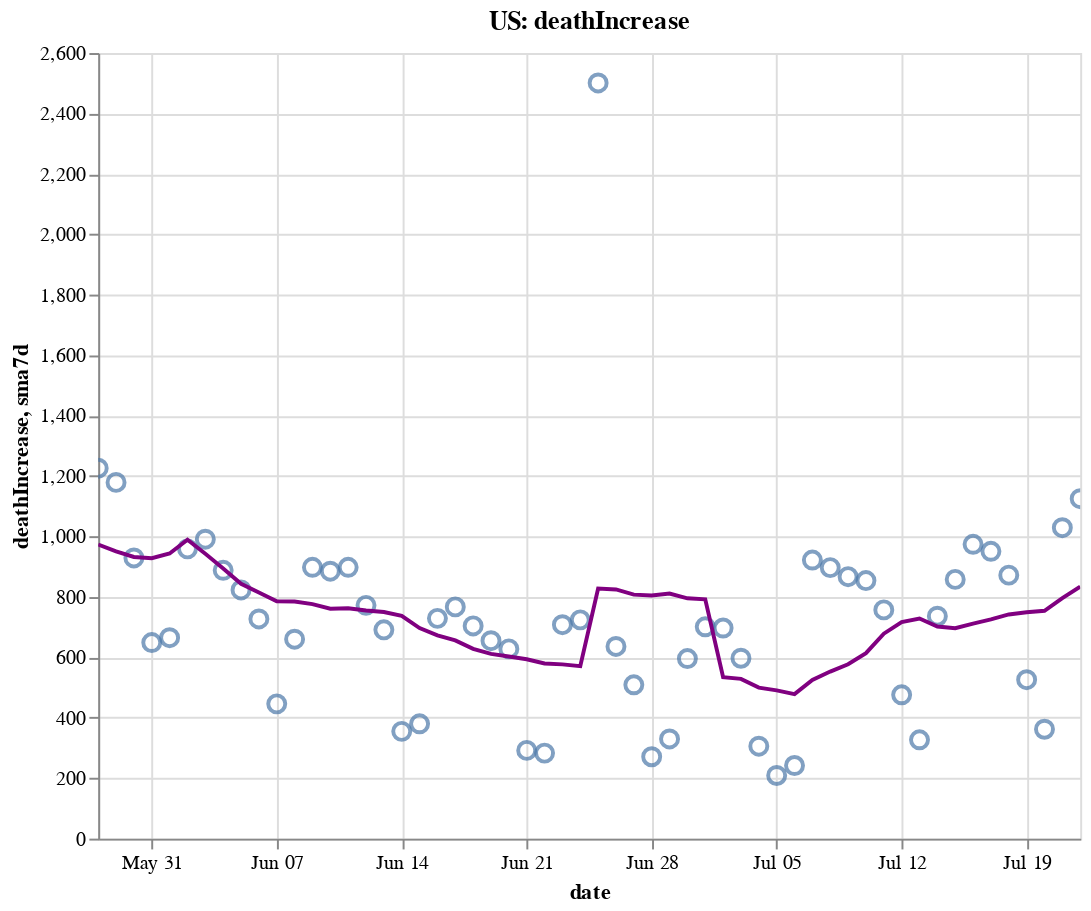

Notebook source saved alongside this figure:
### Code cell
create_plot(us, 'deathIncrease')

### Figure 1 — Vega-Lite specification as saved in the notebook (floating-point values rounded to 4 significant figures)
{"config": {"view": {"continuousWidth": 400, "continuousHeight": 300}}, "layer": [{"layer": [{"mark": {"type": "point", "size": 75}, "encoding": {"tooltip": [{"type": "temporal", "field": "date"}, {"type": "quantitative", "field": "deathIncrease"}, {"type": "quantitative", "field": "sma7d"}], "x": {"type": "temporal", "field": "date"}, "y": {"type": "quantitative", "field": "deathIncrease"}}, "selection": {"selector006": {"type": "interval", "bind": "scales", "encodings": ["x", "y"]}}}, {"mark": {"type": "line", "color": "purple"}, "encoding": {"x": {"type": "temporal", "field": "date"}, "y": {"type": "quantitative", "field": "sma7d"}}}]}, {"mark": {"type": "rule", "color": "#aaa"}, "encoding": {"x": {"type": "temporal", "field": "date"}}, "transform": [{"filter": {"selection": "selector005"}}]}, {"mark": "circle", "encoding": {"opacity": {"condition": {"value": 1, "selection": "selector005"}, "value": 0}, "tooltip": [{"type": "temporal", "field": "date"}, {"type": "quantitative", "field": "deathIncrease"}, {"type": "quantitative", "field": "sma7d"}], "x": {"type": "temporal", "field": "date"}, "y": {"type": "quantitative", "field": "deathIncrease"}}, "selection": {"selector005": {"type": "single", "encodings": ["x"], "on": "mouseover", "nearest": true, "empty": "none"}}}, {"mark": {"type": "text", "align": "left", "dx": 5, "dy": -5, "stroke": "white", "strokeWidth": 2}, "encoding": {"text": {"type": "quantitative", "field": "deathIncrease"}, "tooltip": [{"type": "temporal", "field": "date"}, {"type": "quantitative", "field": "deathIncrease"}, {"type": "quantitative", "field": "sma7d"}], "x": {"type": "temporal", "field": "date"}, "y": {"type": "quantitative", "field": "deathIncrease"}}, "transform": [{"filter": {"selection": "selector005"}}]}, {"mark": {"type": "text", "align": "left", "dx": 5, "dy": -5}, "encoding": {"text": {"type": "quantitative", "field": "deathIncrease"}, "tooltip": [{"type": "temporal", "field": "date"}, {"type": "quantitative", "field": "deathIncrease"}, {"type": "quantitative", "field": "sma7d"}], "x": {"type": "temporal", "field": "date"}, "y": {"type": "quantitative", "field": "deathIncrease"}}, "transform": [{"filter": {"selection": "selector005"}}]}], "data": {"name": "data-a0aa48ff8c6ab7965caa240583ff6b3d"}, "height": 400, "title": "US: deathIncrease", "width": 500, "$schema": "https://vega.github.io/schema/vega-lite/v4.8.1.json", "datasets": {"data-a0aa48ff8c6ab7965caa240583ff6b3d": [{"date": "2020-05-28T00:00:00", "totalTestResultsIncrease": 434500.0, "positiveIncrease": 22600.0, "death": 96020.0, "deathIncrease": 1226.0, "positiveRate": 0.052, "state": "US", "sma7d": 973.1}, {"date": "2020-05-29T00:00:00", "totalTestResultsIncrease": 487200.0, "positiveIncrease": 23520.0, "death": 97200.0, "deathIncrease": 1179.0, "positiveRate": 0.048, "state": "US", "sma7d": 950.9}, {"date": "2020-05-30T00:00:00", "totalTestResultsIncrease": 425800.0, "positiveIncrease": 23760.0, "death": 98130.0, "deathIncrease": 929.0, "positiveRate": 0.056, "state": "US", "sma7d": 932.1}, {"date": "2020-05-31T00:00:00", "totalTestResultsIncrease": 396200.0, "positiveIncrease": 21640.0, "death": 98780.0, "deathIncrease": 649.0, "positiveRate": 0.055, "state": "US", "sma7d": 928.0}, {"date": "2020-06-01T00:00:00", "totalTestResultsIncrease": 412300.0, "positiveIncrease": 20420.0, "death": 99450.0, "deathIncrease": 665.0, "positiveRate": 0.05, "state": "US", "sma7d": 943.7}, {"date": "2020-06-02T00:00:00", "totalTestResultsIncrease": 418600.0, "positiveIncrease": 19980.0, "death": 100400.0, "deathIncrease": 959.0, "positiveRate": 0.048, "state": "US", "sma7d": 989.3}, {"date": "2020-06-03T00:00:00", "totalTestResultsIncrease": 466700.0, "positiveIncrease": 20310.0, "death": 101400.0, "deathIncrease": 991.0, "positiveRate": 0.044, "state": "US", "sma7d": 942.6}, {"date": "2020-06-04T00:00:00", "totalTestResultsIncrease": 461000.0, "positiveIncrease": 20840.0, "death": 102300.0, "deathIncrease": 888.0, "positiveRate": 0.045, "state": "US", "sma7d": 894.3}, {"date": "2020-06-05T00:00:00", "totalTestResultsIncrease": 506300.0, "positiveIncrease": 23350.0, "death": 103100.0, "deathIncrease": 823.0, "positiveRate": 0.046, "state": "US", "sma7d": 843.4}, {"date": "2020-06-06T00:00:00", "totalTestResultsIncrease": 520300.0, "positiveIncrease": 23110.0, "death": 103800.0, "deathIncrease": 727.0, "positiveRate": 0.044, "state": "US", "sma7d": 814.6}, {"date": "2020-06-07T00:00:00", "totalTestResultsIncrease": 445900.0, "positiveIncrease": 18820.0, "death": 104300.0, "deathIncrease": 446.0, "positiveRate": 0.042, "state": "US", "sma7d": 785.6}, {"date": "2020-06-08T00:00:00", "totalTestResultsIncrease": 395100.0, "positiveIncrease": 17010.0, "death": 104900.0, "deathIncrease": 660.0, "positiveRate": 0.043, "state": "US", "sma7d": 784.9}, {"date": "2020-06-09T00:00:00", "totalTestResultsIncrease": 419700.0, "positiveIncrease": 17180.0, "death": 105800.0, "deathIncrease": 898.0, "positiveRate": 0.041, "state": "US", "sma7d": 776.1}, {"date": "2020-06-10T00:00:00", "totalTestResultsIncrease": 429000.0, "positiveIncrease": 20800.0, "death": 106700.0, "deathIncrease": 885.0, "positiveRate": 0.048, "state": "US", "sma7d": 761.0}, {"date": "2020-06-11T00:00:00", "totalTestResultsIncrease": 459500.0, "positiveIncrease": 22030.0, "death": 107600.0, "deathIncrease": 898.0, "positiveRate": 0.048, "state": "US", "sma7d": 762.4}, {"date": "2020-06-12T00:00:00", "totalTestResultsIncrease": 623100.0, "positiveIncrease": 23480.0, "death": 108400.0, "deathIncrease": 772.0, "positiveRate": 0.038, "state": "US", "sma7d": 755.1}, {"date": "2020-06-13T00:00:00", "totalTestResultsIncrease": 496400.0, "positiveIncrease": 25340.0, "death": 109100.0, "deathIncrease": 691.0, "positiveRate": 0.051, "state": "US", "sma7d": 750.0}, {"date": "2020-06-14T00:00:00", "totalTestResultsIncrease": 485200.0, "positiveIncrease": 21370.0, "death": 109400.0, "deathIncrease": 355.0, "positiveRate": 0.044, "state": "US", "sma7d": 737.0}, {"date": "2020-06-15T00:00:00", "totalTestResultsIncrease": 432800.0, "positiveIncrease": 18510.0, "death": 109800.0, "deathIncrease": 380.0, "positiveRate": 0.043, "state": "US", "sma7d": 697.0}, {"date": "2020-06-16T00:00:00", "totalTestResultsIncrease": 464500.0, "positiveIncrease": 23440.0, "death": 110500.0, "deathIncrease": 729.0, "positiveRate": 0.05, "state": "US", "sma7d": 672.9}, {"date": "2020-06-17T00:00:00", "totalTestResultsIncrease": 485300.0, "positiveIncrease": 23870.0, "death": 111300.0, "deathIncrease": 767.0, "positiveRate": 0.049, "state": "US", "sma7d": 656.0}, {"date": "2020-06-18T00:00:00", "totalTestResultsIncrease": 516200.0, "positiveIncrease": 27530.0, "death": 112000.0, "deathIncrease": 704.0, "positiveRate": 0.053, "state": "US", "sma7d": 628.3}, {"date": "2020-06-19T00:00:00", "totalTestResultsIncrease": 574000.0, "positiveIncrease": 31050.0, "death": 112700.0, "deathIncrease": 655.0, "positiveRate": 0.054, "state": "US", "sma7d": 611.6}, {"date": "2020-06-20T00:00:00", "totalTestResultsIncrease": 559200.0, "positiveIncrease": 31990.0, "death": 113300.0, "deathIncrease": 628.0, "positiveRate": 0.057, "state": "US", "sma7d": 602.6}, {"date": "2020-06-21T00:00:00", "totalTestResultsIncrease": 511100.0, "positiveIncrease": 27280.0, "death": 113600.0, "deathIncrease": 292.0, "positiveRate": 0.053, "state": "US", "sma7d": 593.6}, {"date": "2020-06-22T00:00:00", "totalTestResultsIncrease": 466600.0, "positiveIncrease": 27020.0, "death": 113900.0, "deathIncrease": 283.0, "positiveRate": 0.058, "state": "US", "sma7d": 579.7}, {"date": "2020-06-23T00:00:00", "totalTestResultsIncrease": 491700.0, "positiveIncrease": 33020.0, "death": 114600.0, "deathIncrease": 708.0, "positiveRate": 0.067, "state": "US", "sma7d": 576.7}, {"date": "2020-06-24T00:00:00", "totalTestResultsIncrease": 519200.0, "positiveIncrease": 38680.0, "death": 115300.0, "deathIncrease": 724.0, "positiveRate": 0.075, "state": "US", "sma7d": 570.6}, {"date": "2020-06-25T00:00:00", "totalTestResultsIncrease": 637100.0, "positiveIncrease": 39070.0, "death": 117800.0, "deathIncrease": 2501.0, "positiveRate": 0.061, "state": "US", "sma7d": 827.3}, {"date": "2020-06-26T00:00:00", "totalTestResultsIncrease": 606700.0, "positiveIncrease": 44420.0, "death": 118400.0, "deathIncrease": 636.0, "positiveRate": 0.073, "state": "US", "sma7d": 824.6}, {"date": "2020-06-27T00:00:00", "totalTestResultsIncrease": 599400.0, "positiveIncrease": 43780.0, "death": 119000.0, "deathIncrease": 509.0, "positiveRate": 0.073, "state": "US", "sma7d": 807.6}, {"date": "2020-06-28T00:00:00", "totalTestResultsIncrease": 583900.0, "positiveIncrease": 41860.0, "death": 119200.0, "deathIncrease": 271.0, "positiveRate": 0.072, "state": "US", "sma7d": 804.6}, {"date": "2020-06-29T00:00:00", "totalTestResultsIncrease": 646800.0, "positiveIncrease": 39180.0, "death": 119600.0, "deathIncrease": 330.0, "positiveRate": 0.061, "state": "US", "sma7d": 811.3}, {"date": "2020-06-30T00:00:00", "totalTestResultsIncrease": 624100.0, "positiveIncrease": 47460.0, "death": 120200.0, "deathIncrease": 596.0, "positiveRate": 0.076, "state": "US", "sma7d": 795.3}, {"date": "2020-07-01T00:00:00", "totalTestResultsIncrease": 633300.0, "positiveIncrease": 50670.0, "death": 120900.0, "deathIncrease": 701.0, "positiveRate": 0.08, "state": "US", "sma7d": 792.0}, {"date": "2020-07-02T00:00:00", "totalTestResultsIncrease": 662300.0, "positiveIncrease": 53830.0, "death": 121600.0, "deathIncrease": 697.0, "positiveRate": 0.081, "state": "US", "sma7d": 534.3}, {"date": "2020-07-03T00:00:00", "totalTestResultsIncrease": 710900.0, "positiveIncrease": 54220.0, "death": 122100.0, "deathIncrease": 597.0, "positiveRate": 0.076, "state": "US", "sma7d": 528.7}, {"date": "2020-07-04T00:00:00", "totalTestResultsIncrease": 642200.0, "positiveIncrease": 54730.0, "death": 122500.0, "deathIncrease": 306.0, "positiveRate": 0.085, "state": "US", "sma7d": 499.7}, {"date": "2020-07-05T00:00:00", "totalTestResultsIncrease": 681400.0, "positiveIncrease": 45790.0, "death": 122700.0, "deathIncrease": 209.0, "positiveRate": 0.067, "state": "US", "sma7d": 490.9}, {"date": "2020-07-06T00:00:00", "totalTestResultsIncrease": 501200.0, "positiveIncrease": 41600.0, "death": 122900.0, "deathIncrease": 242.0, "positiveRate": 0.083, "state": "US", "sma7d": 478.3}, {"date": "2020-07-07T00:00:00", "totalTestResultsIncrease": 634800.0, "positiveIncrease": 51770.0, "death": 123800.0, "deathIncrease": 922.0, "positiveRate": 0.082, "state": "US", "sma7d": 524.9}, {"date": "2020-07-08T00:00:00", "totalTestResultsIncrease": 629100.0, "positiveIncrease": 62150.0, "death": 124700.0, "deathIncrease": 897.0, "positiveRate": 0.099, "state": "US", "sma7d": 552.9}, {"date": "2020-07-09T00:00:00", "totalTestResultsIncrease": 703000.0, "positiveIncrease": 58840.0, "death": 125600.0, "deathIncrease": 867.0, "positiveRate": 0.084, "state": "US", "sma7d": 577.1}, {"date": "2020-07-10T00:00:00", "totalTestResultsIncrease": 810800.0, "positiveIncrease": 66640.0, "death": 126400.0, "deathIncrease": 854.0, "positiveRate": 0.082, "state": "US", "sma7d": 613.9}, {"date": "2020-07-11T00:00:00", "totalTestResultsIncrease": 635400.0, "positiveIncrease": 63010.0, "death": 127200.0, "deathIncrease": 757.0, "positiveRate": 0.099, "state": "US", "sma7d": 678.3}, {"date": "2020-07-12T00:00:00", "totalTestResultsIncrease": 758300.0, "positiveIncrease": 60980.0, "death": 127700.0, "deathIncrease": 476.0, "positiveRate": 0.08, "state": "US", "sma7d": 716.4}, {"date": "2020-07-13T00:00:00", "totalTestResultsIncrease": 693600.0, "positiveIncrease": 58460.0, "death": 128000.0, "deathIncrease": 327.0, "positiveRate": 0.084, "state": "US", "sma7d": 728.6}, {"date": "2020-07-14T00:00:00", "totalTestResultsIncrease": 770000.0, "positiveIncrease": 62880.0, "death": 128700.0, "deathIncrease": 736.0, "positiveRate": 0.082, "state": "US", "sma7d": 702.0}, {"date": "2020-07-15T00:00:00", "totalTestResultsIncrease": 762000.0, "positiveIncrease": 65380.0, "death": 129600.0, "deathIncrease": 858.0, "positiveRate": 0.086, "state": "US", "sma7d": 696.4}, {"date": "2020-07-16T00:00:00", "totalTestResultsIncrease": 827600.0, "positiveIncrease": 70950.0, "death": 130600.0, "deathIncrease": 974.0, "positiveRate": 0.086, "state": "US", "sma7d": 711.7}, {"date": "2020-07-17T00:00:00", "totalTestResultsIncrease": 837400.0, "positiveIncrease": 77230.0, "death": 131500.0, "deathIncrease": 951.0, "positiveRate": 0.092, "state": "US", "sma7d": 725.6}, {"date": "2020-07-18T00:00:00", "totalTestResultsIncrease": 761600.0, "positiveIncrease": 65180.0, "death": 132400.0, "deathIncrease": 872.0, "positiveRate": 0.086, "state": "US", "sma7d": 742.0}, {"date": "2020-07-19T00:00:00", "totalTestResultsIncrease": 798500.0, "positiveIncrease": 64880.0, "death": 132900.0, "deathIncrease": 526.0, "positiveRate": 0.081, "state": "US", "sma7d": 749.1}, {"date": "2020-07-20T00:00:00", "totalTestResultsIncrease": 711000.0, "positiveIncrease": 56970.0, "death": 133300.0, "deathIncrease": 362.0, "positiveRate": 0.08, "state": "US", "sma7d": 754.1}, {"date": "2020-07-21T00:00:00", "totalTestResultsIncrease": 749400.0, "positiveIncrease": 62750.0, "death": 134300.0, "deathIncrease": 1029.0, "positiveRate": 0.084, "state": "US", "sma7d": 796.0}, {"date": "2020-07-22T00:00:00", "totalTestResultsIncrease": 789700.0, "positiveIncrease": 69950.0, "death": 135400.0, "deathIncrease": 1125.0, "positiveRate": 0.089, "state": "US", "sma7d": 834.1}]}}
